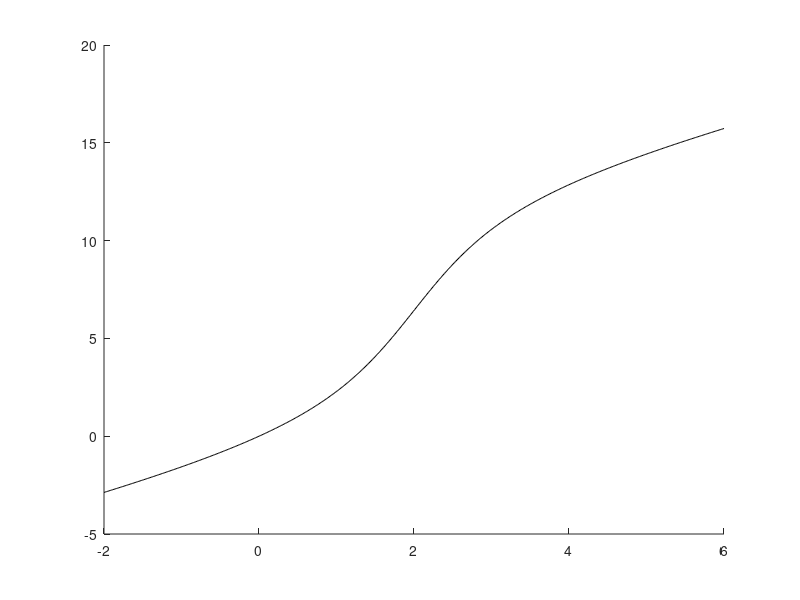

Reproduce this figure in MATLAB. (Note: this script raises an error after producing the figure.)
function make_hetero()
%make_hetero creates an eps figure for the book, wave propagation
%   no inputs, no outputs. This is admittedly a bit of a hack.

xleft=-2;  % I needed just a little more space on the left
xright=6;  % here is the right side
kink = 2;  % we want the minimum velocity at kink


x = linspace(xleft,xright,500);
t = Slowness(x);

% plot (x,mywave(Slowness(x)))

figure(1)
clf
hold on
for j=0:5
  h = plot(x,t+j,'k'); h.Color = [.8 .8 .8]; % draw curves in gray
end

plot(x,4.5*mywave(0-Slowness(x)),'k')
plot(x,5+4.5*mywave(5-Slowness(x)),'k')
plot(x,10+4.5*mywave(10-Slowness(x)),'k')
plot(x,15+4.5*mywave(15-Slowness(x)),'k')
title('One-way wave propagation')
xlabel('Position')
ylabel('Time')
prepfig
bigfont(gcf,.8,1)

print -depsc hetero_waveform

figure(2)
clf
hold on
for j=0:5
  h = plot(x,t+j,'k'); h.Color = [.8 .8 .8];
end

plot(x,3*mywave(0-Slowness(x))./c(x),'k')
plot(x,5+3*mywave(5-Slowness(x))./c(x),'k')
plot(x,10+3*mywave(10-Slowness(x))./c(x),'k')
plot(x,15+3*mywave(15-Slowness(x))./c(x),'k')

title('One-way wave propagation')
xlabel('Position')
ylabel('Time')
prepfig
bigfont(gcf,.8,1)

function y = c(x) 
    % velocity = c(x). the reciprocal of the derivative of slowness
  y = 1 ./(1 + 4 ./(1 + (x-kink).^2));
end

% this is the antiderivative of the velocity a(x) in the wave equation
function y = Slowness(x)
  y = (x + 4*(atan(1*(x-kink))-atan(0-kink))); % normalized so Slowness(0) = 0
end

% this is the waveform shape to plot. a simple bump, between x=0,2.
function y = mywave(x)  
    y = max(0,1-(x-1).^2);
end

% this is the waveform shape to plot. A Ricker wavelet
function y = mywaveRW(x)  
    s = .5;
    x=x-1;
    y = (1-(x/s).^2).*exp(-.5*(x/s).^2);
end

end

